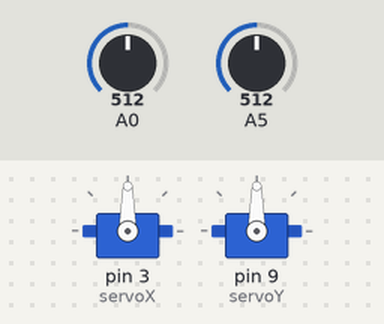
Bench run of a sketch on a simulated Arduino Uno, built with avr-gcc and run on an emulated ATmega328P. Parts: 2 × servo. Inputs (shaded band) come from the test bench; at power-on: A0 = 512, A5 = 512.

Above: at 1.2 s.
1.3 s: A0 set to 716
At 2.4 s:
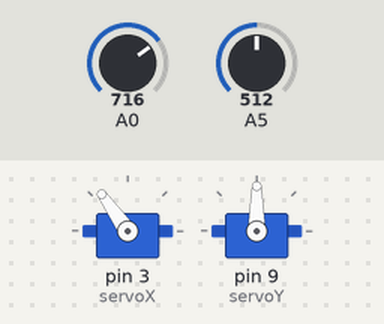
2.8 s: A5 set to 716
At 3.5 s:
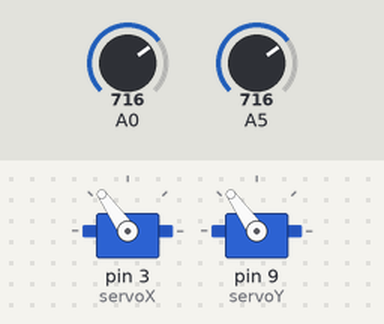
4.3 s: A0 set to 900
At 4.8 s:
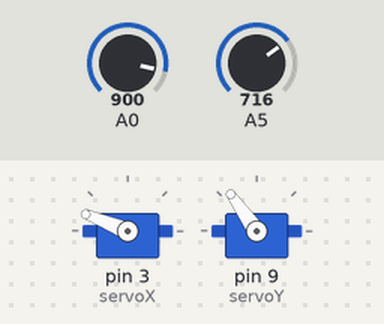
5.8 s: A5 set to 900
At 7.0 s:
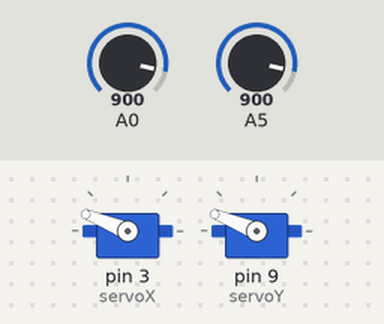
7.3 s: A0 set to 1023
At 8.2 s:
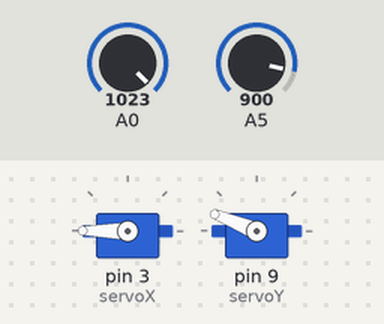
8.8 s: A5 set to 1023
At 9.3 s:
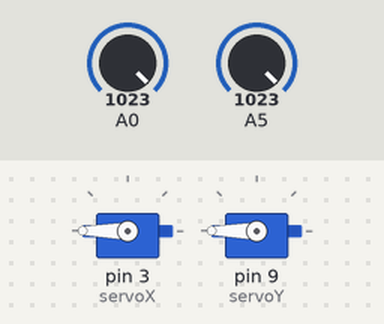
Timing chart, 0 to 11.3 s (numbered marks = the images above; inputs shaded):
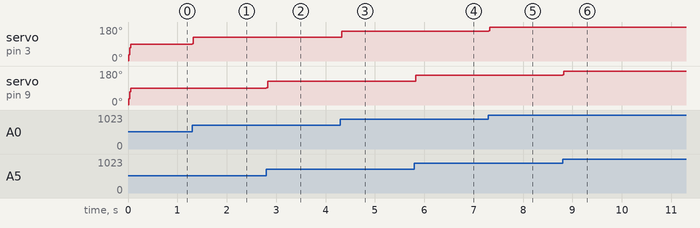

The sketch:

inkol3i.ino
```cpp
#include <Servo.h>

Servo servoX;  // إنشاء كائن للسيرفو الأول X
Servo servoY;  // إنشاء كائن للسيرفو الأول Y

int joyX; // متغير لتخزين قيمة محور X
int joyY; // متغير لتخزين قيمة محور Y
int posX = 0;  // موضع السيرفو اكس الحالي
int posY = 0; // موضع السيرفو واي الحالي
int speedX = 0; // سرعة تحريك السيرفو اكس
int speedY = 0; // سرعة تحريك السيرفو واي
int prevX = 512;  // القيمة السابقة للمحور X (مبدئياً تكون منتصف النطاق)
int prevY = 512;  // القيمة السابقة للمحور Y (مبدئياً تكون منتصف النطاق)
int lastDeltaX = 0; // سرعة تحريك الjoyX السابقة
int lastDeltaY = 0; // سرعة تحريك الjoyY السابقة

void setup() {
  servoX.attach(3);  // توصيل السيرفو اكس بالدبوس 3
  servoY.attach(9);  // توصيل السيرفو واي بالدبوس 9
}

void loop() {
  joyX = analogRead(A0); // قراءة قيمة الجويستيك من المحور X
  joyY = analogRead(A5); // قراءة قيمة الجويستيك من المحور Y

  // حساب التغير في القيم (فرق الحركة)
  int deltaX = abs(joyX - prevX);  // فرق القيمة بين الحالية والسابقة X
  int deltaY = abs(joyY - prevY);  // فرق القيمة بين الحالية والسابقة Y

  speedX = map(deltaX , 0 , 1023 , 0 , 30);
  speedY = map(deltaY , 0 , 1023 , 0 , 30);

  // تحويل القيمة من 0-1023 إلى 0-180
  int targetPosX = map(joyX, 0, 1023, 0, 180);
  int targetPosY = map(joyY, 0, 1023, 0, 180);

  // الانتقال التدريجي نحو الموضع المطلوب
  if (posX < targetPosX) {
    posX++; // زيادة الموضع
  } else if (posX > targetPosX) {
    posX--; // تقليل الموضع
  }

  if (posY < targetPosY) {
    posY++; // زيادة الموضع
  } else if (posY > targetPosY) {
    posY--; // تقليل الموضع
  }

  // تعيين موضع السيرفو
  servoX.write(posX);
  servoY.write(posY);

  if(lastDeltaX != deltaX){
    lastDeltaX = deltaX;
    delay(speedX);
  }
  else if(lastDeltaY != deltaY){
    lastDeltaY = deltaY;
    delay(speedY);
  }

}
```

Measured:
- after the input at 1.3 s, servo on pin 3 (servoX): 90° → 125° at once
- after the input at 2.8 s, servo on pin 9 (servoY): 90° → 125° at once
- after the input at 4.3 s, servo on pin 3 (servoX): 125° → 158° at once
- after the input at 5.8 s, servo on pin 9 (servoY): 125° → 158° at once
- after the input at 7.3 s, servo on pin 3 (servoX): 158° → 180° at once
- after the input at 8.8 s, servo on pin 9 (servoY): 158° → 180° at once
